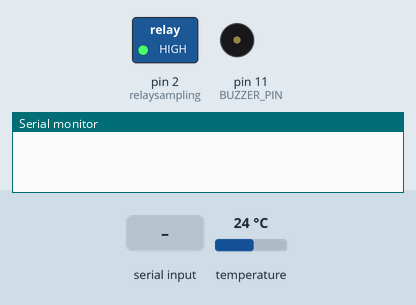
Recording of a sketch running on a simulated Arduino Uno, built with avr-gcc and run on an emulated ATmega328P. Shown: switched loads named in the sketch (green lamp = pin HIGH), buzzer (waves = sounding, pin HIGH), the last lines printed to the serial monitor. Inputs (shaded band) come from the test bench; at power-on: temperature 24 °C. The local clock reads 2024-03-15 10:24:30 at power-on unless the sketch sets it; EEPROM starts erased.

Above: at 1.2 s.
1.3 s: "No WiFi\n" received over Serial
At 2.5 s:
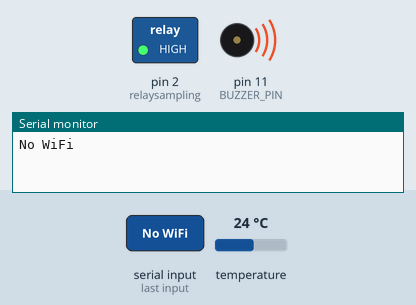
4.9 s: "Connected\n" received over Serial
At 6.5 s:
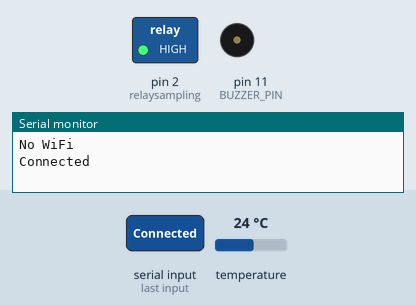
6.9 s: "1\n" received over Serial
Timing chart, 0 to 9.9 s (numbered marks = the images above; inputs shaded):
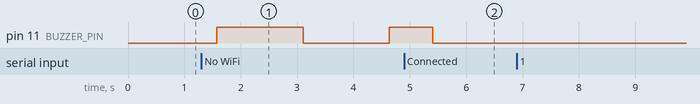

Measured:
- after the input at 1.3 s, pin 11 (BUZZER_PIN): LOW → HIGH after 0.28 s, → LOW 1.5 s later, → HIGH 1.5 s later
- after the input at 4.9 s, pin 11 (BUZZER_PIN): HIGH → LOW after 0.51 s instead of 1.3 s

The sketch:

Arduino_StateMachine_boardbaru.ino
```cpp
// RTC
#include <Wire.h>
#include <RtcDS3231.h>
RtcDS3231<TwoWire> Rtc(Wire);
char datetime[20];
int thn, bln, tgl, jam, mnt, dtk;  // variable untuk kirim data

// DS
#include <OneWire.h>
#include <DallasTemperature.h>  // Library DS18B20
#define DS 6                    // pin data
OneWire oneWire(DS);
DallasTemperature sensors(&oneWire);
float temperatureds;  // variabel pembacaan suhu air

// PH
#include "DFRobot_PH.h"  // library sensor pH
#include "EEPROM.h"
#define PH_PIN A0          // pin data terhubung ke pin A0
float voltageph, phValue;  // variable voltage dan nilai pH
DFRobot_PH ph;
float totalph, averageph;
#define KVALUEADDR 0xFF  // alamat memory
String kirim, kondisi;

// buzzer
#define BUZZER_PIN 11  // Pin buzzer aktif
// Variabel global tambahan
bool buzzerState = false;  // Menyimpan status ON/OFF buzzer
bool wifiDisconnected = false;
bool buzzerActive = false;            // Apakah buzzer dalam mode aktif
unsigned long buzzerLastToggle = 0;   // Waktu terakhir buzzer di-flip
const unsigned long buzzerInterval = 1500; // Interval flip-flop buzzer (500 ms)

int h;
#define relaysampling 2

// Timer
unsigned long lastTime = 0;
unsigned long minutes = 0;

// State Machine
enum State {
  IDLE,
  SAMPLING,
  KIRIM_DATA
};
State currentState = IDLE;

unsigned long timeNow = 0;
bool pesan_terkirim = false;

// RTC
#define countof(a) (sizeof(a) / sizeof(a[0]))
void printDateTime(const RtcDateTime& dt) {
  snprintf(datetime, sizeof(datetime), "%04u-%02u-%02u %02u:%02u:%02u",
           dt.Year(),
           dt.Month(),
           dt.Day(),
           dt.Hour(),
           dt.Minute(),
           dt.Second());
}

void waktuku() {
  if (!Rtc.IsDateTimeValid()) {
    if (Rtc.LastError() != 0) {
      Serial.print("RTC communications error = ");
      Serial.println(Rtc.LastError());
    } else {
      Serial.println("RTC lost confidence in the DateTime!");
    }
  }

  RtcDateTime now = Rtc.GetDateTime();
  printDateTime(now);
}

// Setup
void setup() {
  Serial.begin(115200);
  pinMode(relaysampling, OUTPUT);
  pinMode(BUZZER_PIN, OUTPUT);  // Inisialisasi pin buzzer
  digitalWrite(relaysampling, HIGH);
  digitalWrite(BUZZER_PIN, LOW);  // Matikan buzzer pada awal program
  Wire.begin();
  sensors.begin();
  ph.begin();

  for (byte i = 0; i < 8; i++) {
    EEPROM.write(KVALUEADDR + i, 0xFF);
  }

  // RTC setup
  Rtc.Begin();
  RtcDateTime compiled = RtcDateTime(__DATE__, __TIME__);
  printDateTime(compiled);

  if (!Rtc.IsDateTimeValid()) {
    Serial.println("RTC lost confidence in the DateTime!");
    Rtc.SetDateTime(compiled);
  }

  if (!Rtc.GetIsRunning()) {
    Serial.println("RTC was not actively running, starting now");
    Rtc.SetIsRunning(true);
  }

  Rtc.Enable32kHzPin(false);
  Rtc.SetSquareWavePin(DS3231SquareWavePin_ModeNone);

  waktuku();
  currentState = IDLE;  // Set state ke IDLE pada awal program
}

// Loop
void loop() {
  if (Serial.available() > 0) {
    String message = Serial.readStringUntil('\n');
    // Serial.print("Received: ");
    Serial.println(message);

    if (message.indexOf("No WiFi") >= 0) {
      if (!wifiDisconnected) {
        buzzerActive = true;          // Aktifkan mode flip-flop buzzer
        wifiDisconnected = true;      // Tandai bahwa WiFi terputus
      }
    } else if (message.indexOf("Connected") >= 0) {
      buzzerActive = false;           // Nonaktifkan buzzer
      digitalWrite(BUZZER_PIN, LOW);  // Pastikan buzzer mati
      wifiDisconnected = false;       // Reset status WiFi
    }
  }
  // Logika flip-flop buzzer
  if (buzzerActive) {
    unsigned long currentMillis = millis();
    if (currentMillis - buzzerLastToggle >= buzzerInterval) {
      buzzerLastToggle = currentMillis;  // Perbarui waktu terakhir toggle
      buzzerState = !buzzerState;        // Flip buzzer state
      digitalWrite(BUZZER_PIN, buzzerState ? HIGH : LOW);
    }
  }

  switch (currentState) {
    case IDLE:
      waktuku();
      DSTEMP();

      // Cek apakah waktu sampling telah tercapai (10 menit)
      if (millis() - lastTime > 60000) {
        minutes++;
        lastTime = millis();
      }

      if (minutes == 5) {  // Jika 10 menit telah tercapai, masuk ke state SAMPLING
        currentState = SAMPLING;
      }
      break;

    case SAMPLING:
      digitalWrite(relaysampling, LOW);  // Aktifkan relay
      delay(1000);
      digitalWrite(relaysampling, HIGH);  // Matikan relay setelah 3 detik
      // // Tambahkan delay 8 detik sebelum mengambil data
      // delay(1000);

      // Lakukan pengambilan data sensor
      static unsigned long timepoint = millis();
      if (millis() - timepoint > 1000U) {  // Interval sampling 1 detik
        timepoint = millis();
        voltageph = analogRead(PH_PIN) / 1024.0 * 5000;  // Baca tegangan sensor pH
        phValue = ph.readPH(voltageph, temperatureds);   // Konversi tegangan ke nilai pH
        waktuku();
        DSTEMP();

        // Set state ke KIRIM_DATA setelah sampling selesai
        currentState = KIRIM_DATA;
      }
      break;

    case KIRIM_DATA:
      // Kirim data hasil pengukuran
      kirim_data();

      // Reset timer dan kembali ke IDLE setelah mengirim data
      minutes = 0;
      pesan_terkirim = true;
      currentState = IDLE;
      break;
  }
}

// Sensor
void DSTEMP() {
  sensors.requestTemperatures();               // Perintah untuk mendapatkan suhu
  temperatureds = sensors.getTempCByIndex(0);  // Baca suhu dari DS18B20
}

void kirim_data() {
  kirim = "";
  kirim += phValue;
  kirim += "@";
  kirim += temperatureds;
  kirim += "#";
  kirim += datetime;
  kirim += "$";
  Serial.println(kirim);
}
```
